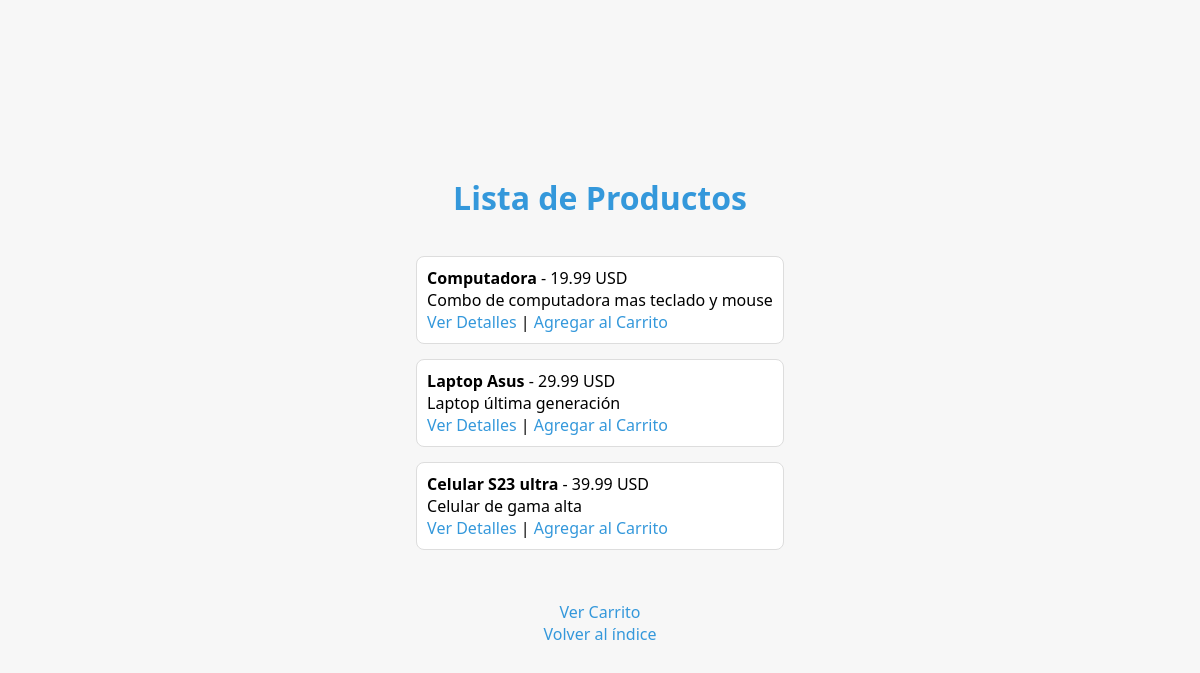
/ejercicio8.php, run on the app's committed database.
### tables this page shows
CREATE TABLE `productos` (
  `id` int(11) NOT NULL,
  `nombre` varchar(255) NOT NULL,
  `precio` decimal(10,2) NOT NULL,
  `descripcion` text DEFAULT NULL
);

### ejercicio8.php (the view, shortened to what this page needs)
<!DOCTYPE html>
<html lang="es">
<head>
    <link rel="stylesheet" href="styles/styles_ej8.css">
</head>
<body>
    <h1>Lista de Productos</h1>
    <?php
    $servername = "localhost";
    $username = "root";
    $password = "";
    $dbname = "tarea_practica_3";
    $conn = new mysqli($servername, $username, $password, $dbname);
    $sql = "SELECT * FROM productos";
    $result = $conn->query($sql);
    if ($result->num_rows > 0) {
        echo "<ul>";
        while ($row = $result->fetch_assoc()) {
            echo "<li>";
            echo "<strong>{$row['nombre']}</strong> - {$row['precio']} USD<br>";
            echo "{$row['descripcion']}<br>";
            echo "<a href='ejercicio8_product.php?id={$row['id']}'>Ver Detalles</a> | ";
            echo "<a href='ejercicio8_cart.php?action=add&id={$row['id']}'>Agregar al Carrito</a>";
            echo "</li>";
        }
        echo "</ul>";
    } else {
        echo "No hay productos disponibles.";
    }
    ?>
    <div class="cart-link">
        <a href="ejercicio8_cart.php">Ver Carrito</a>
    </div>
    <div class="btn_retorno">
            <a href="index.php" class="return-button">Volver al índice</a>
        </div>
</body>
</html>

### styles/styles_ej8.css (style rules this page uses)
body { font-family: 'Segoe UI', Tahoma, Geneva, Verdana, sans-serif; background-color: #f7f7f7; margin: 0; padding: 0; display: flex; flex-direction: column; align-items: center; justify-content: center; height: 100vh; }
h1 { color: #3498db; }
ul { list-style-type: none; padding: 0; }
li { margin-bottom: 15px; padding: 10px; border: 1px solid #ddd; border-radius: 8px; background-color: #fff; }
a { text-decoration: none; color: #3498db; }
.cart-link { margin-top: 20px; }

### data on the page
productos: nombre "Computadora", precio "19.99", descripcion "Combo de computadora mas teclado y mouse"
productos: nombre "Laptop Asus", precio "29.99", descripcion "Laptop última generación"
productos: nombre "Celular S23 ultra", precio "39.99", descripcion "Celular de gama alta"
